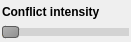
<?xml version="1.0" encoding="UTF-8"?>
<ui version="4.0">
 <class>ConflictReferenceEditor</class>
 <widget class="QWidget" name="ConflictReferenceEditor">
  <property name="geometry">
   <rect>
    <x>0</x>
    <y>0</y>
    <width>131</width>
    <height>42</height>
   </rect>
  </property>
  <property name="windowTitle">
   <string>Form</string>
  </property>
  <layout class="QVBoxLayout" name="verticalLayout">
   <property name="spacing">
    <number>3</number>
   </property>
   <property name="leftMargin">
    <number>2</number>
   </property>
   <property name="topMargin">
    <number>2</number>
   </property>
   <property name="rightMargin">
    <number>2</number>
   </property>
   <property name="bottomMargin">
    <number>2</number>
   </property>
   <item>
    <widget class="QLabel" name="label">
     <property name="font">
      <font>
       <weight>75</weight>
       <bold>true</bold>
       <underline>false</underline>
      </font>
     </property>
     <property name="text">
      <string>Conflict intensity</string>
     </property>
    </widget>
   </item>
   <item>
    <widget class="QSlider" name="sliderIntensity">
     <property name="sizePolicy">
      <sizepolicy hsizetype="Minimum" vsizetype="Fixed">
       <horstretch>0</horstretch>
       <verstretch>0</verstretch>
      </sizepolicy>
     </property>
     <property name="minimumSize">
      <size>
       <width>100</width>
       <height>0</height>
      </size>
     </property>
     <property name="maximumSize">
      <size>
       <width>16777215</width>
       <height>16777215</height>
      </size>
     </property>
     <property name="cursor">
      <cursorShape>PointingHandCursor</cursorShape>
     </property>
     <property name="styleSheet">
      <string notr="true">QSlider::groove:horizontal {
    border: 1px solid #999999;
    height: 6px; /* the groove expands to the size of the slider by default. by giving it a height, it has a fixed size */
    background: qlineargradient(x1:0, y1:0, x2:0, y2:1, stop:0 #B1B1B1, stop:1 #c4c4c4);
    margin: 0px 0;
}

QSlider::handle:horizontal {
    background: qlineargradient(x1:0, y1:0, x2:1, y2:1, stop:0 #b4b4b4, stop:1 #8f8f8f);
    border: 1px solid #5c5c5c;
    width: 15px;
    margin: -3px -1px;
    border-radius: 3px;
}

QSlider::add-page:horizontal {
    background: lightgray;
}

QSlider::sub-page:horizontal {
    background: #f3a712;
}</string>
     </property>
     <property name="minimum">
      <number>0</number>
     </property>
     <property name="maximum">
      <number>10</number>
     </property>
     <property name="pageStep">
      <number>1</number>
     </property>
     <property name="orientation">
      <enum>Qt::Horizontal</enum>
     </property>
     <property name="invertedAppearance">
      <bool>false</bool>
     </property>
     <property name="invertedControls">
      <bool>false</bool>
     </property>
    </widget>
   </item>
  </layout>
 </widget>
 <resources/>
 <connections/>
</ui>
